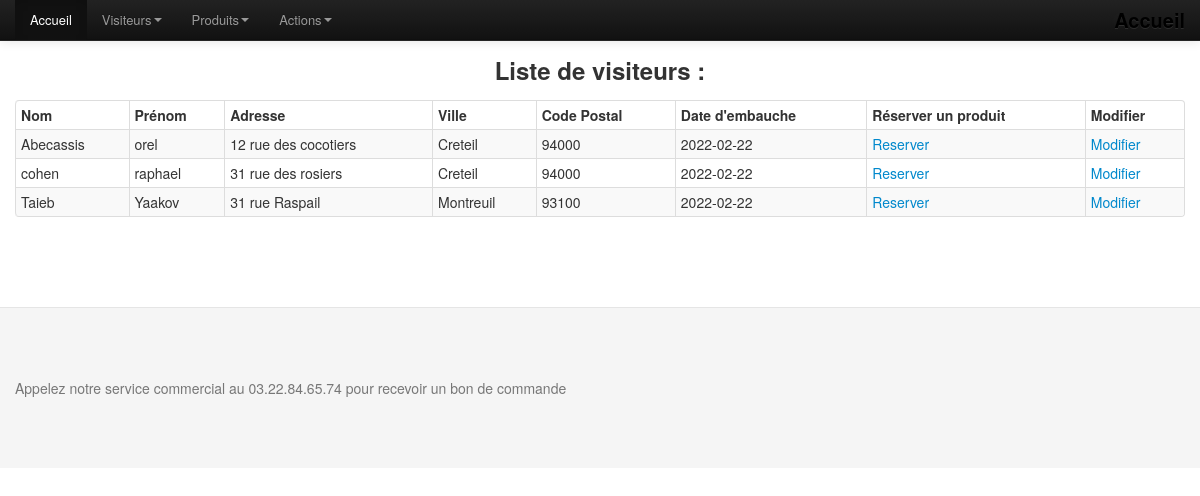
The page /listerVisiteur.php on the database its author committed.
### tables this page shows
CREATE TABLE `visiteur` (
  `VIS_MATRICULE` char(10) NOT NULL,
  `VIS_NOM` char(25) DEFAULT NULL,
  `VIS_PRENOM` char(50) DEFAULT NULL,
  `VIS_ADRESSE` char(50) DEFAULT NULL,
  `VIS_CP` char(10) DEFAULT NULL,
  `VIS_VILLE` char(30) DEFAULT NULL,
  `VIS_DATEEMBAUCHE` date DEFAULT NULL
);

### listerVisiteur.php (called while the page is built, shortened)
<?php
 include('./tools/fonction.php');
  $repVues = './vues/';
  $cat="";
  $visiteur = listerVisiteur($cat);
  include($repVues."entete.php") ;
  include($repVues."menu.php") ;
  include($repVues."vListerVisiteur.php");
  include($repVues."pied.php") ;
  ?>

### tools/fonction.php (called while the page is built, shortened)
<?php
function listerVisiteur()
{
  $connexion = connexionBdd();
  if (TRUE)
  {
      $requete="select vis_nom, VIS_MATRICULE, vis_prenom, vis_adresse, vis_ville, vis_cp, 	vis_dateembauche from visiteur";
      $jeuResultat=$connexion->query($requete);
      $jeuResultat->setFetchMode(PDO::FETCH_OBJ);
      $i = 0;
      $ligne = $jeuResultat->fetch();
      while($ligne)
      {
          $visiteur[$i]['nom']=$ligne->vis_nom;
          $visiteur[$i]['prenom']=$ligne->vis_prenom;
          $visiteur[$i]['adresse']=$ligne->vis_adresse;
          $visiteur[$i]['ville']=$ligne->vis_ville;
          $visiteur[$i]['cp']=$ligne->vis_cp;
          $visiteur[$i]['VIS_MATRICULE']=$ligne->VIS_MATRICULE;
          $visiteur[$i]['date']=$ligne->vis_dateembauche;
          $ligne=$jeuResultat->fetch();
          $i = $i + 1;
      }
  }
  return $visiteur;
}
?>

### vues/vListerVisiteur.php (the view, shortened to what this page needs)
<div class="container">
    <table class="table table-bordered table-striped table-condensed">
      <caption>
<?php
    if (isset($cat))
    {
?>
<?php
echo "<h3>Liste de visiteurs :</h3>";
    }
?>
      </caption>
      <thead>
<?php
if (count($visiteur) > 0)
{
?>
        <tr>
         <th>Nom</th>
         <th>Prénom</th>
         <th>Adresse</th>
         <th>Ville</th>
         <th>Code Postal</th>
         <th>Date d'embauche</th>
         <th>Réserver un produit</th>
         <th>Modifier</th>
         </tr>
<?php
}
else
{
 echo "<h1>Aucun visiteur ne correspond a votre recherche</h1>";
}
?>
      </thead>
      <tbody>
<?php
    $i = 0;
    while($i < count($visiteur))
    {
 ?>
        <tr>
            <td><?php echo $visiteur[$i]["nom"] ?></td>
            <td><?php echo $visiteur[$i]["prenom"]?></td>
            <td><?php echo $visiteur[$i]["adresse"]?></td>
            <td><?php echo $visiteur[$i]["ville"]?></td>
           <td><?php echo $visiteur[$i]["cp"]?></td>
           <td><?php echo $visiteur[$i]["date"]?></td>
           <td><a href='./Reserver.php?ID=<?php echo $visiteur[$i]["VIS_MATRICULE"]?>'>Reserver</a></td>
           <td><a href='./modifierVisiteur.php?ID=<?php echo $visiteur[$i]["VIS_MATRICULE"]?>'>Modifier</a></td>
         </tr>
<?php
        $i = $i + 1;
     }
?>
       </tbody>
     </table>
  </div>

### assets/css/docs.css (style rules this page uses)
body { position: relative; padding-top: 40px; }

### rows shown on the page
visiteur: VIS_NOM "Abecassis", VIS_PRENOM "orel", VIS_ADRESSE "12 rue des cocotiers", VIS_VILLE "Creteil", VIS_CP "94000", VIS_DATEEMBAUCHE "2022-02-22"
visiteur: VIS_NOM "cohen", VIS_PRENOM "raphael", VIS_ADRESSE "31 rue des rosiers", VIS_VILLE "Creteil", VIS_CP "94000", VIS_DATEEMBAUCHE "2022-02-22"
visiteur: VIS_NOM "Taieb", VIS_PRENOM "Yaakov", VIS_ADRESSE "31 rue Raspail", VIS_VILLE "Montreuil", VIS_CP "93100", VIS_DATEEMBAUCHE "2022-02-22"
